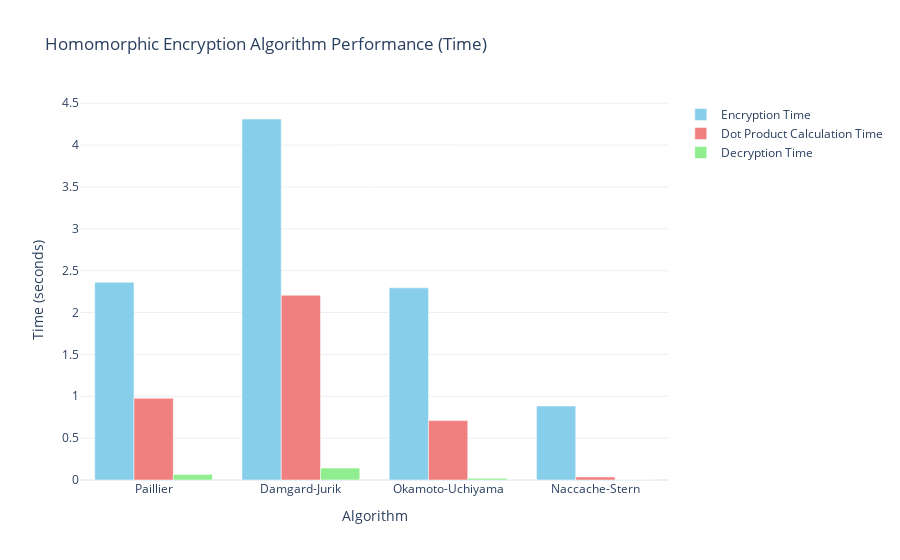
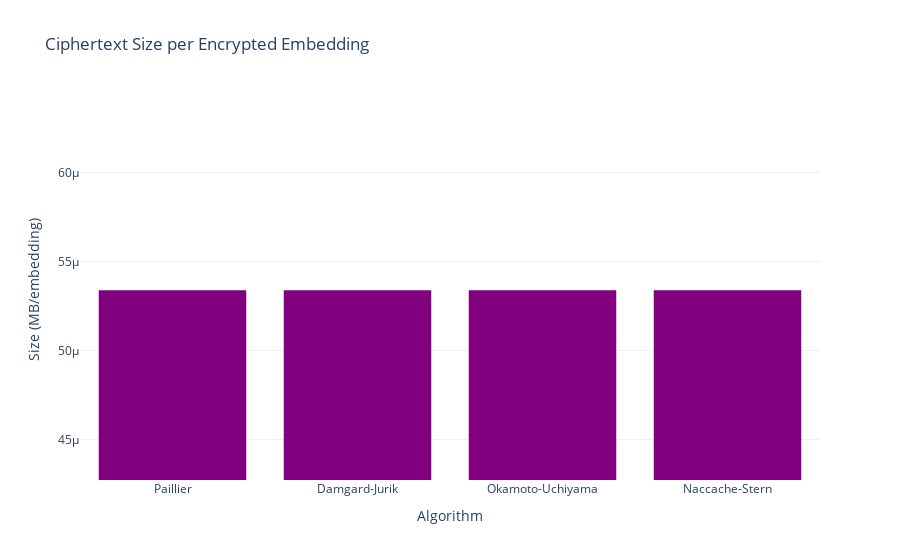
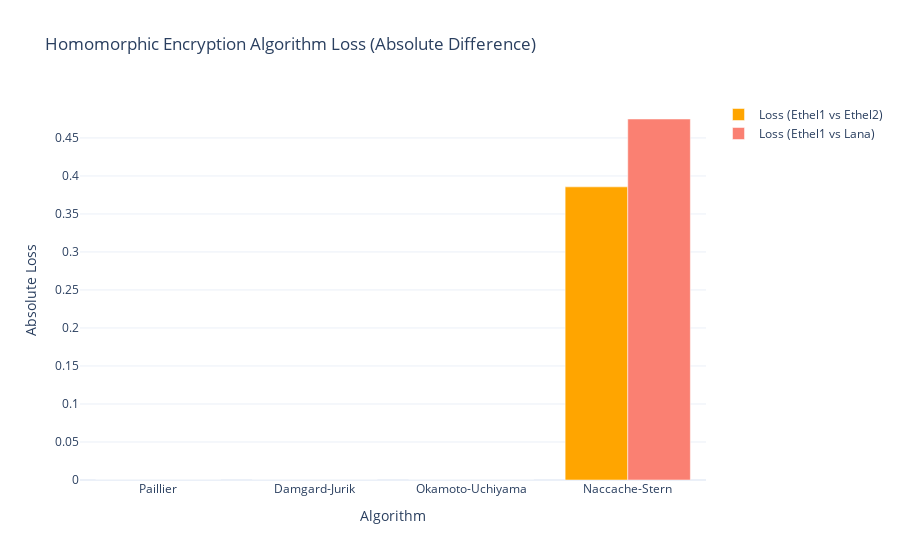
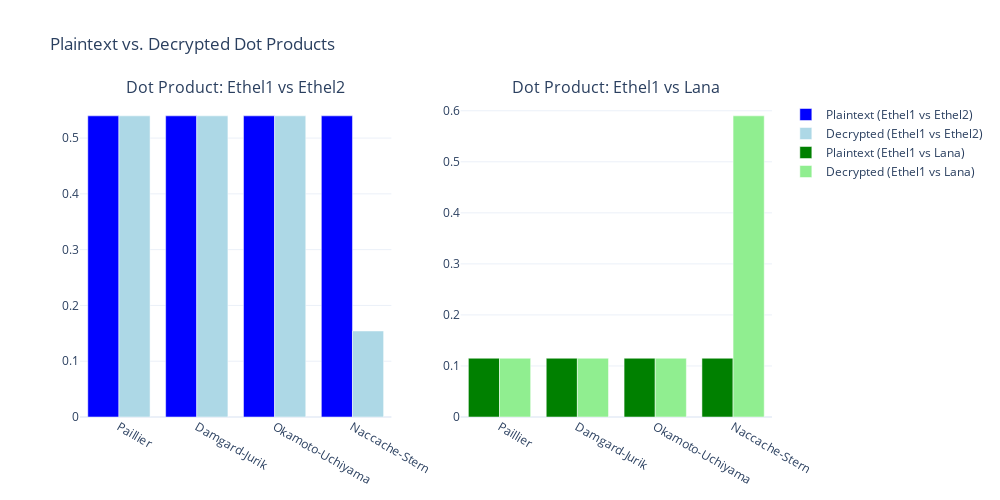

These figures' notebook cell, in order:
### Code cell
import plotly.graph_objects as go
from plotly.subplots import make_subplots
import pandas as pd
import json # Import json to read the file
import os # Import os to check for file existence

# Define the path to your results JSON file
results_file = "phe_benchmark_results.json"

# Check if the file exists before attempting to read
if not os.path.exists(results_file):
    print(f"Error: The file '{results_file}' was not found.")
    print("Please make sure the previous cell successfully generated 'phe_benchmark_results.json'.")
    exit() # Exit if the file doesn't exist

# Read data from the JSON file
try:
    with open(results_file, 'r') as f:
        data = json.load(f)
    print(f"Successfully loaded data from '{results_file}'.")
except json.JSONDecodeError as e:
    print(f"Error decoding JSON from '{results_file}': {e}")
    exit()
except Exception as e:
    print(f"An unexpected error occurred while reading '{results_file}': {e}")
    exit()

df = pd.DataFrame(data)

# --- Plot 1: Encryption, Dot Product Calculation, and Decryption Times ---
fig_time = go.Figure()

fig_time.add_trace(go.Bar(
    x=df['Algorithm'],
    y=df['Encryption Time (s)'],
    name='Encryption Time',
    marker_color='skyblue'
))
fig_time.add_trace(go.Bar(
    x=df['Algorithm'],
    y=df['Dot Product Calculation Time (s)'],
    name='Dot Product Calculation Time',
    marker_color='lightcoral'
))
fig_time.add_trace(go.Bar(
    x=df['Algorithm'],
    y=df['Decryption Time (s)'],
    name='Decryption Time',
    marker_color='lightgreen'
))

fig_time.update_layout(
    barmode='group',
    title_text='Homomorphic Encryption Algorithm Performance (Time)',
    xaxis_title='Algorithm',
    yaxis_title='Time (seconds)',
    template='plotly_white'
)
fig_time.show()

# --- Plot 2: Ciphertext Size ---
# Note: Since the size is identical, a simple bar chart is still fine,
# but it will appear as a flat line if the y-axis auto-scales.
# We'll set a range to make it visible.
fig_size = go.Figure()
fig_size.add_trace(go.Bar(
    x=df['Algorithm'],
    y=df['Ciphertext Size (MB/emb)'],
    name='Ciphertext Size',
    marker_color='purple'
))

# Adjust y-axis range to make the small, identical value visible
min_size = df['Ciphertext Size (MB/emb)'].min()
max_size = df['Ciphertext Size (MB/emb)'].max()
# Add a buffer for visualization if all values are identical or close
if min_size == max_size and min_size != 0:
    y_range_buffer = min_size * 0.2
elif min_size == max_size and min_size == 0:
     y_range_buffer = 0.00001 # Small buffer for zero case
else:
    y_range_buffer = (max_size - min_size) * 0.1

fig_size.update_layout(
    title_text='Ciphertext Size per Encrypted Embedding',
    xaxis_title='Algorithm',
    yaxis_title='Size (MB/embedding)',
    yaxis_range=[max(0, min_size - y_range_buffer), max_size + y_range_buffer], # Ensure y-axis starts at or near 0
    template='plotly_white'
)
fig_size.show()


# --- Plot 3: Loss ---
fig_loss = go.Figure()

fig_loss.add_trace(go.Bar(
    x=df['Algorithm'],
    y=df['Loss (Ethel1 vs Ethel2)'],
    name='Loss (Ethel1 vs Ethel2)',
    marker_color='orange'
))
fig_loss.add_trace(go.Bar(
    x=df['Algorithm'],
    y=df['Loss (Ethel1 vs Lana)'],
    name='Loss (Ethel1 vs Lana)',
    marker_color='salmon'
))

fig_loss.update_layout(
    barmode='group',
    title_text='Homomorphic Encryption Algorithm Loss (Absolute Difference)',
    xaxis_title='Algorithm',
    yaxis_title='Absolute Loss',
    template='plotly_white'
)
fig_loss.show()


# --- Plot 4: Plaintext vs. Decrypted Dot Products ---
fig_dot_prod = make_subplots(rows=1, cols=2, subplot_titles=('Dot Product: Ethel1 vs Ethel2', 'Dot Product: Ethel1 vs Lana'))

# Ethel1 vs Ethel2
fig_dot_prod.add_trace(go.Bar(
    x=df['Algorithm'],
    y=df['Plaintext Dot Product 1-2'],
    name='Plaintext (Ethel1 vs Ethel2)',
    marker_color='blue'
), row=1, col=1)
fig_dot_prod.add_trace(go.Bar(
    x=df['Algorithm'],
    y=df['Decrypted Dot Product 1-2'],
    name='Decrypted (Ethel1 vs Ethel2)',
    marker_color='lightblue'
), row=1, col=1)

# Ethel1 vs Lana
fig_dot_prod.add_trace(go.Bar(
    x=df['Algorithm'],
    y=df['Plaintext Dot Product 1-L'],
    name='Plaintext (Ethel1 vs Lana)',
    marker_color='green'
), row=1, col=2)
fig_dot_prod.add_trace(go.Bar(
    x=df['Algorithm'],
    y=df['Decrypted Dot Product 1-L'],
    name='Decrypted (Ethel1 vs Lana)',
    marker_color='lightgreen'
), row=1, col=2)

fig_dot_prod.update_layout(
    barmode='group',
    title_text='Plaintext vs. Decrypted Dot Products',
    template='plotly_white',
    height=500, # Adjust height for better visibility
    width=1000  # Adjust width
)
fig_dot_prod.show()

### Figure 1 — Plotly figure (JSON) as saved in the notebook; plotly's stock layout.template omitted (floating-point values rounded to 4 significant figures)
{"data": [{"marker": {"color": "skyblue"}, "name": "Encryption Time", "type": "bar", "x": ["Paillier", "Damgard-Jurik", "Okamoto-Uchiyama", "Naccache-Stern"], "y": [2.362, 4.312, 2.295, 0.8828]}, {"marker": {"color": "lightcoral"}, "name": "Dot Product Calculation Time", "type": "bar", "x": ["Paillier", "Damgard-Jurik", "Okamoto-Uchiyama", "Naccache-Stern"], "y": [0.9766, 2.207, 0.7094, 0.03643]}, {"marker": {"color": "lightgreen"}, "name": "Decryption Time", "type": "bar", "x": ["Paillier", "Damgard-Jurik", "Okamoto-Uchiyama", "Naccache-Stern"], "y": [0.06663, 0.1428, 0.0208, 0.0007439]}], "layout": {"barmode": "group", "title": {"text": "Homomorphic Encryption Algorithm Performance (Time)"}, "xaxis": {"title": {"text": "Algorithm"}}, "yaxis": {"title": {"text": "Time (seconds)"}}}}

### Figure 2 — Plotly figure (JSON) as saved in the notebook; plotly's stock layout.template omitted (floating-point values rounded to 4 significant figures)
{"data": [{"marker": {"color": "purple"}, "name": "Ciphertext Size", "type": "bar", "x": ["Paillier", "Damgard-Jurik", "Okamoto-Uchiyama", "Naccache-Stern"], "y": [5.341e-05, 5.341e-05, 5.341e-05, 5.341e-05]}], "layout": {"title": {"text": "Ciphertext Size per Encrypted Embedding"}, "xaxis": {"title": {"text": "Algorithm"}}, "yaxis": {"range": [4.272e-05, 6.409e-05], "title": {"text": "Size (MB/embedding)"}}}}

### Figure 3 — Plotly figure (JSON) as saved in the notebook; plotly's stock layout.template omitted (floating-point values rounded to 4 significant figures)
{"data": [{"marker": {"color": "orange"}, "name": "Loss (Ethel1 vs Ethel2)", "type": "bar", "x": ["Paillier", "Damgard-Jurik", "Okamoto-Uchiyama", "Naccache-Stern"], "y": [1.031e-13, 1.031e-13, 1.031e-13, 0.3856]}, {"marker": {"color": "salmon"}, "name": "Loss (Ethel1 vs Lana)", "type": "bar", "x": ["Paillier", "Damgard-Jurik", "Okamoto-Uchiyama", "Naccache-Stern"], "y": [3.414e-14, 3.414e-14, 3.414e-14, 0.4749]}], "layout": {"barmode": "group", "title": {"text": "Homomorphic Encryption Algorithm Loss (Absolute Difference)"}, "xaxis": {"title": {"text": "Algorithm"}}, "yaxis": {"title": {"text": "Absolute Loss"}}}}

### Figure 4 — Plotly figure (JSON) as saved in the notebook; plotly's stock layout.template omitted (floating-point values rounded to 4 significant figures)
{"data": [{"marker": {"color": "blue"}, "name": "Plaintext (Ethel1 vs Ethel2)", "type": "bar", "x": ["Paillier", "Damgard-Jurik", "Okamoto-Uchiyama", "Naccache-Stern"], "xaxis": "x", "y": [0.5398, 0.5398, 0.5398, 0.5398], "yaxis": "y"}, {"marker": {"color": "lightblue"}, "name": "Decrypted (Ethel1 vs Ethel2)", "type": "bar", "x": ["Paillier", "Damgard-Jurik", "Okamoto-Uchiyama", "Naccache-Stern"], "xaxis": "x", "y": [0.5398, 0.5398, 0.5398, 0.1542], "yaxis": "y"}, {"marker": {"color": "green"}, "name": "Plaintext (Ethel1 vs Lana)", "type": "bar", "x": ["Paillier", "Damgard-Jurik", "Okamoto-Uchiyama", "Naccache-Stern"], "xaxis": "x2", "y": [0.1151, 0.1151, 0.1151, 0.1151], "yaxis": "y2"}, {"marker": {"color": "lightgreen"}, "name": "Decrypted (Ethel1 vs Lana)", "type": "bar", "x": ["Paillier", "Damgard-Jurik", "Okamoto-Uchiyama", "Naccache-Stern"], "xaxis": "x2", "y": [0.1151, 0.1151, 0.1151, 0.5901], "yaxis": "y2"}], "layout": {"annotations": [{"font": {"size": 16}, "showarrow": false, "text": "Dot Product: Ethel1 vs Ethel2", "x": 0.225, "xanchor": "center", "xref": "paper", "y": 1, "yanchor": "bottom", "yref": "paper"}, {"font": {"size": 16}, "showarrow": false, "text": "Dot Product: Ethel1 vs Lana", "x": 0.775, "xanchor": "center", "xref": "paper", "y": 1, "yanchor": "bottom", "yref": "paper"}], "barmode": "group", "height": 500, "title": {"text": "Plaintext vs. Decrypted Dot Products"}, "width": 1000, "xaxis": {"anchor": "y", "domain": [0, 0.45]}, "xaxis2": {"anchor": "y2", "domain": [0.55, 1]}, "yaxis": {"anchor": "x", "domain": [0, 1]}, "yaxis2": {"anchor": "x2", "domain": [0, 1]}}}
